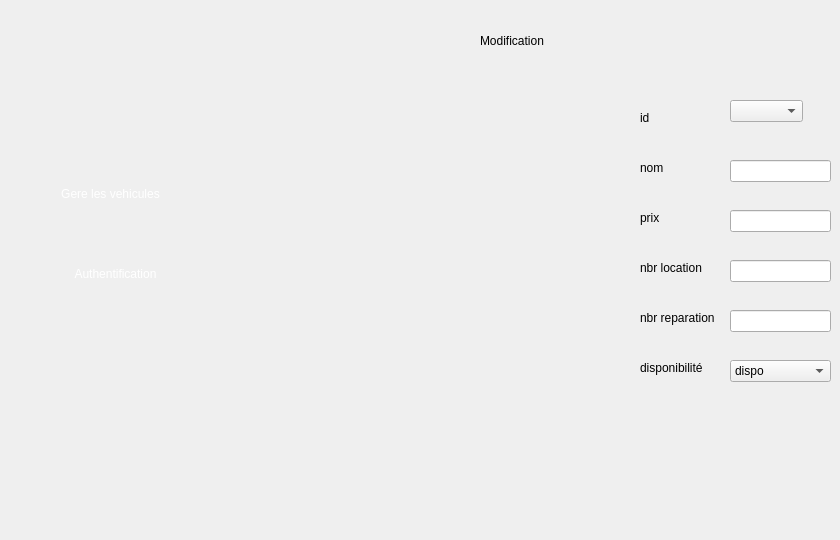
    <widget class="QWidget" name="update">
     <widget class="QLabel" name="label_11">
      <property name="geometry">
       <rect>
        <x>480</x>
        <y>20</y>
        <width>271</width>
        <height>41</height>
       </rect>
      </property>
      <property name="styleSheet">
       <string notr="true">background : none;  </string>
      </property>
      <property name="text">
       <string>Modification</string>
      </property>
     </widget>
     <widget class="QLabel" name="label_12">
      <property name="geometry">
       <rect>
        <x>640</x>
        <y>110</y>
        <width>56</width>
        <height>16</height>
       </rect>
      </property>
      <property name="styleSheet">
       <string notr="true"> background : none; </string>
      </property>
      <property name="text">
       <string>id</string>
      </property>
     </widget>
     <widget class="QLineEdit" name="nprix">
      <property name="geometry">
       <rect>
        <x>730</x>
        <y>210</y>
        <width>101</width>
        <height>22</height>
       </rect>
      </property>
      <property name="styleSheet">
       <string notr="true">background : none; </string>
      </property>
     </widget>
     <widget class="QLineEdit" name="nnom">
      <property name="geometry">
       <rect>
        <x>730</x>
        <y>160</y>
        <width>101</width>
        <height>22</height>
       </rect>
      </property>
      <property name="styleSheet">
       <string notr="true">background : none; </string>
      </property>
     </widget>
     <widget class="QLineEdit" name="nnbrrepa">
      <property name="geometry">
       <rect>
        <x>730</x>
        <y>310</y>
        <width>101</width>
        <height>22</height>
       </rect>
      </property>
      <property name="styleSheet">
       <string notr="true">background : none; </string>
      </property>
     </widget>
     <widget class="QLineEdit" name="nnbrloca">
      <property name="geometry">
       <rect>
        <x>730</x>
        <y>260</y>
        <width>101</width>
        <height>22</height>
       </rect>
      </property>
      <property name="styleSheet">
       <string notr="true">background : none; </string>
      </property>
     </widget>
     <widget class="QLabel" name="label_13">
      <property name="geometry">
       <rect>
        <x>640</x>
        <y>210</y>
        <width>81</width>
        <height>16</height>
       </rect>
      </property>
      <property name="styleSheet">
       <string notr="true"> background : none; </string>
      </property>
      <property name="text">
       <string>prix</string>
      </property>
     </widget>
     <widget class="QLabel" name="label_14">
      <property name="geometry">
       <rect>
        <x>640</x>
        <y>160</y>
        <width>56</width>
        <height>16</height>
       </rect>
      </property>
      <property name="styleSheet">
       <string notr="true"> background : none; </string>
      </property>
      <property name="text">
       <string>nom</string>
      </property>
     </widget>
     <widget class="QLabel" name="label_15">
      <property name="geometry">
       <rect>
        <x>640</x>
        <y>260</y>
        <width>81</width>
        <height>16</height>
       </rect>
      </property>
      <property name="styleSheet">
       <string notr="true"> background : none; </string>
      </property>
      <property name="text">
       <string>nbr location</string>
      </property>
     </widget>
     <widget class="QLabel" name="label_16">
      <property name="geometry">
       <rect>
        <x>640</x>
        <y>310</y>
        <width>81</width>
        <height>16</height>
       </rect>
      </property>
      <property name="styleSheet">
       <string notr="true"> background : none; </string>
      </property>
      <property name="text">
       <string>nbr reparation</string>
      </property>
     </widget>
     <widget class="QLabel" name="label_17">
      <property name="geometry">
       <rect>
        <x>640</x>
        <y>360</y>
        <width>81</width>
        <height>16</height>
       </rect>
      </property>
      <property name="styleSheet">
       <string notr="true"> background : none; </string>
      </property>
      <property name="text">
       <string>disponibilité</string>
      </property>
     </widget>
     <widget class="QComboBox" name="ndispo">
      <property name="geometry">
       <rect>
        <x>730</x>
        <y>360</y>
        <width>101</width>
        <height>22</height>
       </rect>
      </property>
      <item>
       <property name="text">
        <string>dispo</string>
       </property>
      </item>
      <item>
       <property name="text">
        <string>non-dispo</string>
       </property>
      </item>
     </widget>
     <widget class="QPushButton" name="pushButton_14">
      <property name="geometry">
       <rect>
        <x>30</x>
        <y>180</y>
        <width>161</width>
        <height>28</height>
       </rect>
      </property>
      <property name="styleSheet">
       <string notr="true">

background-color: transparent;
	font: 10pt &quot;Segoe UI Historic&quot;;
	color: rgb(255, 255, 255);
background: none;
border: none;
background-repeat none;
</string>
      </property>
      <property name="text">
       <string>Gere les vehicules</string>
      </property>
     </widget>
     <widget class="QLabel" name="ar_10">
      <property name="geometry">
       <rect>
        <x>220</x>
        <y>0</y>
        <width>151</width>
        <height>531</height>
       </rect>
      </property>
      <property name="styleSheet">
       <string notr="true">

background-color: transparent;
	border-image: url(:/bg.png);

background: none;
border: none;
background-repeat: none;
</string>
      </property>
      <property name="text">
       <string/>
      </property>
     </widget>
     <widget class="QPushButton" name="icon2_16">
      <property name="geometry">
       <rect>
        <x>260</x>
        <y>140</y>
        <width>91</width>
        <height>91</height>
       </rect>
      </property>
      <property name="cursor">
       <cursorShape>PointingHandCursor</cursorShape>
      </property>
      <property name="styleSheet">
       <string notr="true">
border-image: url(:/icon-supp2.png);
background-color: transparent;
background: none;
border: none;
background-repeat: none;
</string>
      </property>
      <property name="text">
       <string/>
      </property>
     </widget>
     <widget class="QPushButton" name="icon4_15">
      <property name="geometry">
       <rect>
        <x>260</x>
        <y>400</y>
        <width>91</width>
        <height>91</height>
       </rect>
      </property>
      <property name="cursor">
       <cursorShape>PointingHandCursor</cursorShape>
      </property>
      <property name="styleSheet">
       <string notr="true">
border-image: url(:/icon-afficher2.png);
background-color: transparent;
background: none;
border: none;
background-repeat: none;
</string>
      </property>
      <property name="text">
       <string/>
      </property>
     </widget>
     <widget class="QLabel" name="selected2_17">
      <property name="geometry">
       <rect>
        <x>-10</x>
        <y>170</y>
        <width>231</width>
        <height>51</height>
       </rect>
      </property>
      <property name="styleSheet">
       <string notr="true">
background-color: transparent;
background: none;
	border-image: url(:/selected2.png);
border: none;
background-repeat: none;
</string>
      </property>
      <property name="text">
       <string/>
      </property>
     </widget>
     <widget class="QLabel" name="selected_10">
      <property name="geometry">
       <rect>
        <x>240</x>
        <y>270</y>
        <width>101</width>
        <height>91</height>
       </rect>
      </property>
      <property name="styleSheet">
       <string notr="true">
background-color: transparent;
background: none;
	border-image: url(:/selected.png);
border: none;
background-repeat: none;
</string>
      </property>
      <property name="text">
       <string/>
      </property>
     </widget>
     <widget class="QPushButton" name="icon3_14">
      <property name="geometry">
       <rect>
        <x>260</x>
        <y>270</y>
        <width>91</width>
        <height>91</height>
       </rect>
      </property>
      <property name="cursor">
       <cursorShape>PointingHandCursor</cursorShape>
      </property>
      <property name="styleSheet">
       <string notr="true">
background-color: transparent;
	border-image: url(:/icon-modif2.png);
background: none;
border: none;
background-repeat: none;
</string>
      </property>
      <property name="text">
       <string/>
      </property>
     </widget>
     <widget class="QPushButton" name="pushButton_15">
      <property name="geometry">
       <rect>
        <x>30</x>
        <y>260</y>
        <width>171</width>
        <height>28</height>
       </rect>
      </property>
      <property name="styleSheet">
       <string notr="true">

background-color: transparent;
	font: 10pt &quot;Segoe UI Historic&quot;;
	color: rgb(255, 255, 255);
background: none;
border: none;
background-repeat: none;
</string>
      </property>
      <property name="text">
       <string>Authentification</string>
      </property>
     </widget>
     <widget class="QPushButton" name="icon4_16">
      <property name="geometry">
       <rect>
        <x>260</x>
        <y>20</y>
        <width>91</width>
        <height>91</height>
       </rect>
      </property>
      <property name="cursor">
       <cursorShape>PointingHandCursor</cursorShape>
      </property>
      <property name="styleSheet">
       <string notr="true">
border-image: url(:/icon-ajout2.png);
background-color: transparent;
background: none;
border: none;
background-repeat: none;
</string>
      </property>
      <property name="text">
       <string/>
      </property>
     </widget>
     <widget class="QComboBox" name="nid">
      <property name="geometry">
       <rect>
        <x>730</x>
        <y>100</y>
        <width>73</width>
        <height>22</height>
       </rect>
      </property>
     </widget>
     <zorder>selected2_17</zorder>
     <zorder>label_11</zorder>
     <zorder>label_12</zorder>
     <zorder>nprix</zorder>
     <zorder>nnom</zorder>
     <zorder>nnbrrepa</zorder>
     <zorder>nnbrloca</zorder>
     <zorder>label_13</zorder>
     <zorder>label_14</zorder>
     <zorder>label_15</zorder>
     <zorder>label_16</zorder>
     <zorder>label_17</zorder>
     <zorder>ndispo</zorder>
     <zorder>pushButton_14</zorder>
     <zorder>ar_10</zorder>
     <zorder>icon4_15</zorder>
     <zorder>selected_10</zorder>
     <zorder>icon3_14</zorder>
     <zorder>pushButton_15</zorder>
     <zorder>icon4_16</zorder>
     <zorder>icon2_16</zorder>
     <zorder>nid</zorder>
    </widget>
